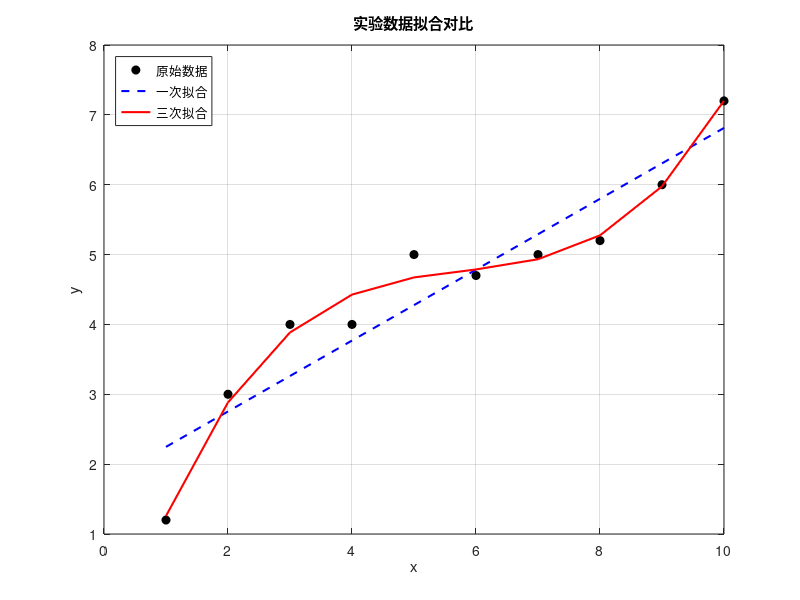

MATLAB code for this plot:
% 原始数据
x = 1:10;
y = [1.2, 3, 4, 4, 5, 4.7, 5, 5.2, 6, 7.2];

% 一次多项式拟合
p1 = polyfit(x, y, 1);
y1 = polyval(p1, x);

% 三次多项式拟合
p3 = polyfit(x, y, 3);
y3 = polyval(p3, x);

% 绘图
figure;
plot(x, y, 'ko', 'MarkerFaceColor', 'k', 'DisplayName', '原始数据'); hold on;
plot(x, y1, 'b--', 'LineWidth', 1.5, 'DisplayName', '一次拟合');
plot(x, y3, 'r-', 'LineWidth', 1.5, 'DisplayName', '三次拟合');
hold off;

% 图表修饰
xlabel('x'); ylabel('y');
title('实验数据拟合对比');
legend('Location', 'northwest');
grid on;
